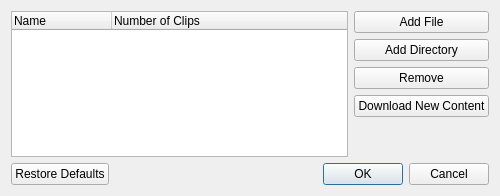
<?xml version="1.0" encoding="UTF-8"?>
<ui version="4.0">
 <class>ClipsWidget</class>
 <widget class="QWidget" name="ClipsWidget">
  <property name="geometry">
   <rect>
    <x>0</x>
    <y>0</y>
    <width>500</width>
    <height>196</height>
   </rect>
  </property>
  <property name="windowTitle">
   <string>Clips</string>
  </property>
  <layout class="QGridLayout" name="gridLayout">
   <item row="0" column="0">
    <widget class="QTreeWidget" name="treeWidget">
     <column>
      <property name="text">
       <string>Name</string>
      </property>
     </column>
     <column>
      <property name="text">
       <string>Number of Clips</string>
      </property>
     </column>
    </widget>
   </item>
   <item row="0" column="1">
    <layout class="QVBoxLayout" name="verticalLayout">
     <item>
      <widget class="QPushButton" name="addFilePushButton">
       <property name="text">
        <string>Add File</string>
       </property>
      </widget>
     </item>
     <item>
      <widget class="QPushButton" name="addDirectoryPushButton">
       <property name="text">
        <string>Add Directory</string>
       </property>
      </widget>
     </item>
     <item>
      <widget class="QPushButton" name="removePushButton">
       <property name="text">
        <string>Remove</string>
       </property>
      </widget>
     </item>
     <item>
      <widget class="QPushButton" name="pushButton_2">
       <property name="text">
        <string>Download New Content</string>
       </property>
      </widget>
     </item>
     <item>
      <spacer name="verticalSpacer">
       <property name="orientation">
        <enum>Qt::Vertical</enum>
       </property>
       <property name="sizeHint" stdset="0">
        <size>
         <width>20</width>
         <height>40</height>
        </size>
       </property>
      </spacer>
     </item>
    </layout>
   </item>
   <item row="1" column="0" colspan="2">
    <widget class="QDialogButtonBox" name="buttonBox">
     <property name="standardButtons">
      <set>QDialogButtonBox::Cancel|QDialogButtonBox::Ok|QDialogButtonBox::RestoreDefaults</set>
     </property>
    </widget>
   </item>
  </layout>
 </widget>
 <resources/>
 <connections/>
</ui>
